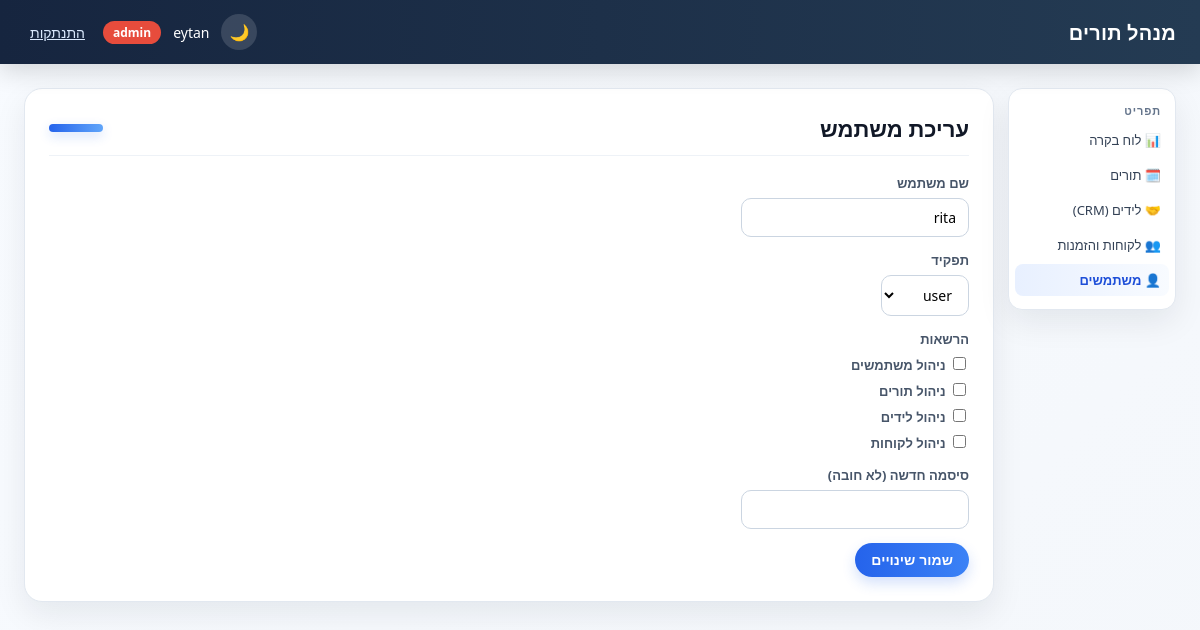
The page /users/2/edit (signed in) on the database as committed earlier.
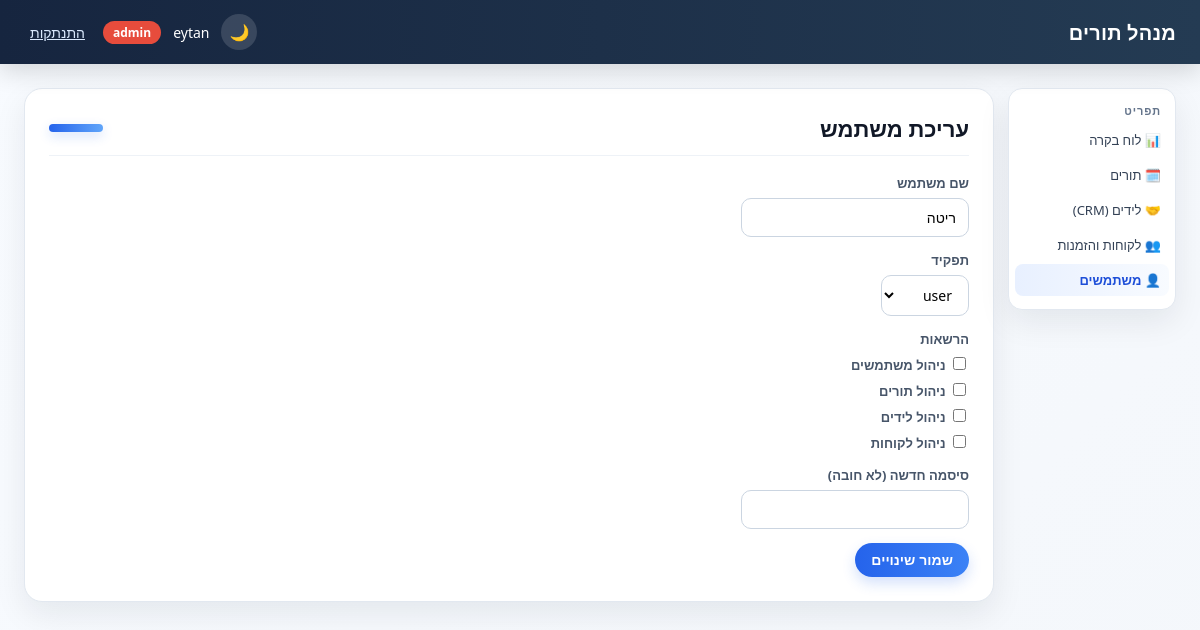
The same page on the database as committed later.
### tables this page shows
CREATE TABLE users (
                id INTEGER PRIMARY KEY AUTOINCREMENT,
                username TEXT UNIQUE NOT NULL,
                password_hash TEXT NOT NULL,
                salt TEXT NOT NULL,
                role TEXT NOT NULL
            , permissions TEXT DEFAULT '[]');

### blueprints/users.py (the view, shortened to what this page needs)
@bp.route("/<int:user_id>/edit", methods=["GET", "POST"])
@admin_required
def edit_user(user_id):
    user = get_repos().users.get_by_id(user_id)
    if user is None:
        flash("User not found.", "error")
        return redirect(url_for("users.list_users"))
    current_session_user = current_user()
    if current_session_user and current_session_user.get("id") == user_id:
        flash("You cannot modify your own account from here.", "error")
        return redirect(url_for("users.list_users"))
    return render_template("users/edit.html", user=user, roles=[roles.ADMIN, roles.USER])

### app.py (called while the page is built)
@app.context_processor
def inject_template_globals():
    return {
        "csrf_token": generate_csrf_token(),
        "current_user": current_user(),
        "ROLE_ADMIN": roles.ADMIN,
        "ROLE_USER": roles.USER,
    }

### auth.py (called while the page is built)
def generate_csrf_token():
    if "csrf_token" not in session:
        session["csrf_token"] = secrets.token_hex(16)
    return session["csrf_token"]

def validate_csrf():
    if request.method != "POST":
        return
    token = session.get("csrf_token")
    submitted = request.form.get("csrf_token", "")
    if not token or not secrets.compare_digest(token, submitted):
        abort(400)

def current_user():
    return session.get("user")

def admin_required(view):
    @wraps(view)
    def wrapped(*args, **kwargs):
        user = current_user()
        if user is None:
            return redirect(url_for("auth.login"))
        if user["role"] != roles.ADMIN:
            abort(403)
        return view(*args, **kwargs)
    return wrapped

### db_context.py (called while the page is built)
def get_conn():
    if "db_conn" not in g:
        g.db_conn = sqlite3.connect(DB_FILE, timeout=10)
    return g.db_conn

### view_utils.py (called while the page is built)
def role_badge_class(role):
    return ROLE_BADGE_CLASSES.get(role, "badge-gray")

### templates/users/edit.html (shortened to what this page needs)
{% extends "base.html" %}
{% block page_heading %}עריכת משתמש{% endblock %}
{% block content %}
<form method="post" class="form-card">
    <div class="form-group">
        <label>שם משתמש</label>
        <input type="text" name="username" value="{{ user.username }}" required>
    </div>
    <div class="form-group">
        <label>תפקיד</label>
        <select name="role">
            {% for r in roles %}
            <option value="{{ r }}" {% if user.role == r %}selected{% endif %}>{{ r }}</option>
            {% endfor %}
        </select>
    </div>
    <div class="form-group">
        <label>הרשאות</label>
        <div>
            <label><input type="checkbox" name="permissions" value="manage_users" {% if 'manage_users' in user.permissions %}checked{% endif %}> ניהול משתמשים</label>
            <label><input type="checkbox" name="permissions" value="manage_appointments" {% if 'manage_appointments' in user.permissions %}checked{% endif %}> ניהול תורים</label>
            <label><input type="checkbox" name="permissions" value="manage_leads" {% if 'manage_leads' in user.permissions %}checked{% endif %}> ניהול לידים</label>
            <label><input type="checkbox" name="permissions" value="manage_customers" {% if 'manage_customers' in user.permissions %}checked{% endif %}> ניהול לקוחות</label>
        </div>
    </div>
    <div class="form-group">
        <label>סיסמה חדשה (לא חובה)</label>
        <input type="password" name="password">
    </div>
    <button type="submit" class="btn">שמור שינויים</button>
</form>
{% endblock %}

Rows that differ between the two databases and show on the page:
changed users "user": username "rita" → "ריטה"
